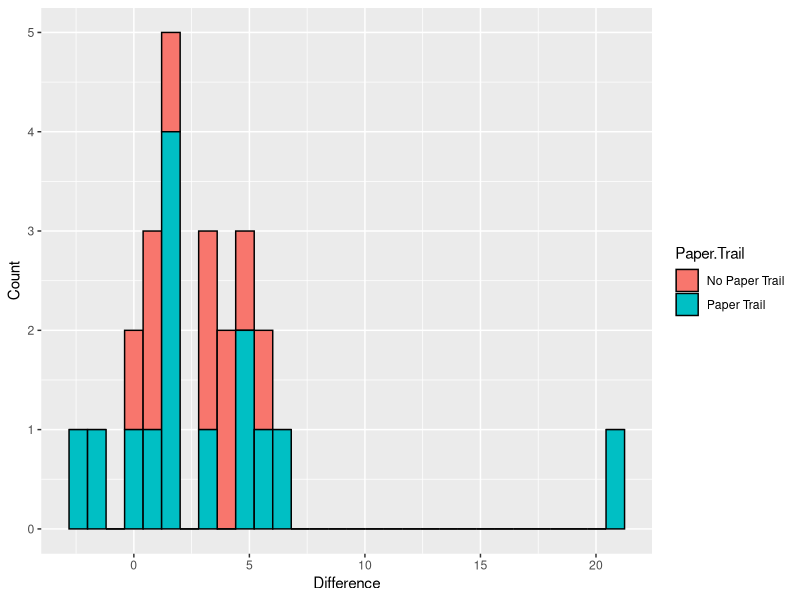
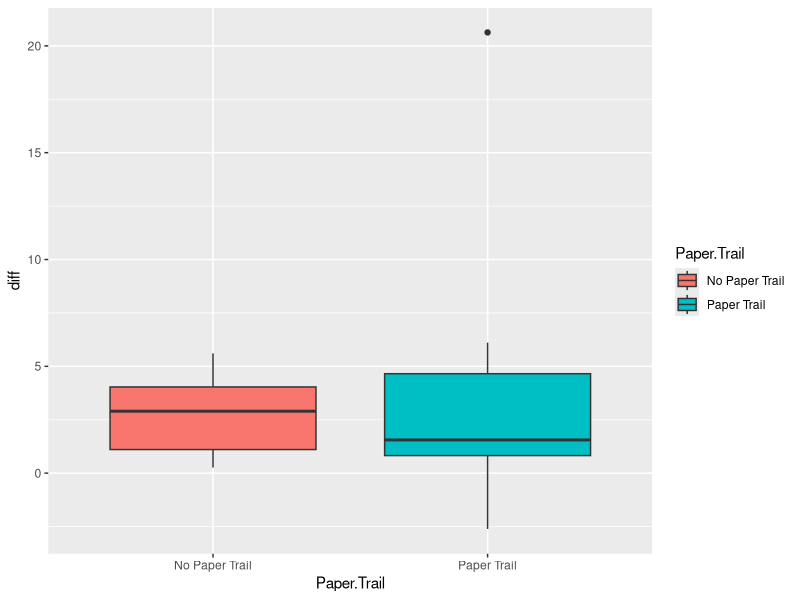
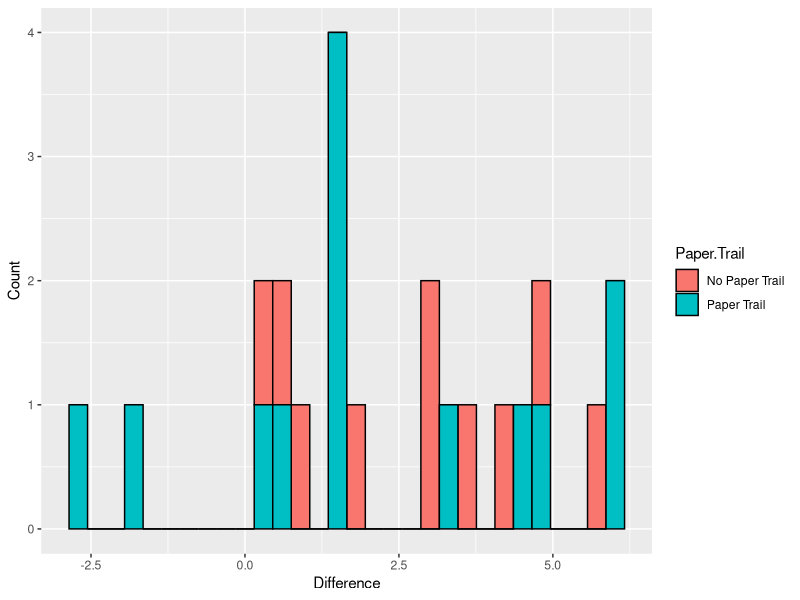
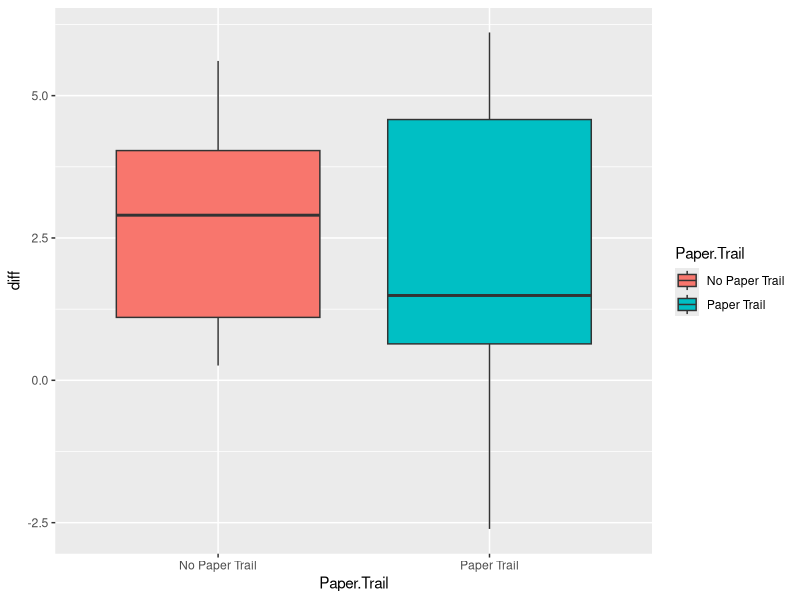
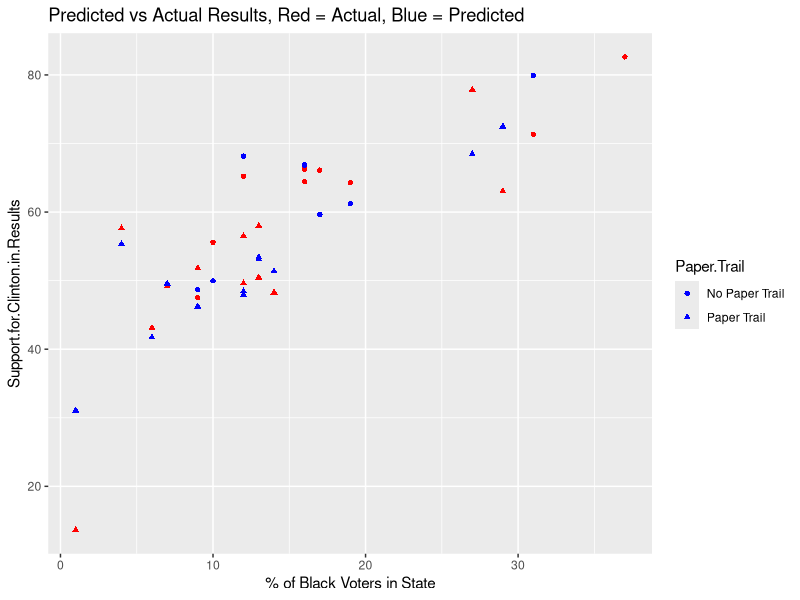

The R script that drew these images, in order:
## ---- chunk 1
ep<-read.csv('exit-polls.csv') #Read the data
head(ep) #Take a look see
## ---- chunk 2
ep$diff <- ep$Support.for.Clinton.in.Results - ep$Support.for.Clinton.in.Exit.Polls #Difference the two polling numbers
head(ep)
t.ep <- t.test(diff~Paper.Trail, data = ep) #Compare the means
t.ep #Overlap
## ---- chunk 3
library(ggplot2) #For pretty graphs! <3 u Hadley
ggplot(ep, aes(x = diff, fill = Paper.Trail)) + geom_histogram(color = 'black') + xlab('Difference') + ylab('Count') #Histogram
ggplot(ep, aes(y = diff, x = Paper.Trail, fill = Paper.Trail)) + geom_boxplot() #Boxplot
## ---- chunk 4
ep.no.az <- subset(ep, State != 'Arizona') #Leaving Arizona out
t.ep.2 <- t.test(diff ~ Paper.Trail, data = ep.no.az) #Redo
t.ep.2 #Nada

ggplot(ep.no.az, aes(x = diff, fill = Paper.Trail)) + geom_histogram(color = 'black') + xlab('Difference') + ylab('Count')
ggplot(ep.no.az, aes(y = diff, x = Paper.Trail, fill = Paper.Trail)) + geom_boxplot()
## ---- chunk 5
library(dplyr)
race.data <- read.csv('raw_data.csv', stringsAsFactors = FALSE) #Read the data
race.data[race.data == 'N/A'] <- NA #Turn missing data into a format R likes
race.data$Asian <- as.numeric(race.data$Asian) #Clean up
race.data$Two.Or.More.Races <- as.numeric(race.data$Two.Or.More.Races)
head(race.data)
race.data[,c('White','Black','Hispanic','Asian', 'Two.Or.More.Races')] <- race.data[,c('White','Black','Hispanic','Asian', 'Two.Or.More.Races')]*100 #Rescale so that the regression coefs are expressed as per one percentage point change
head(race.data)
combo.data <- left_join(ep, race.data, by=c('State'='Location')) #join
paper.only.mod<-lm(Support.for.Clinton.in.Results ~  Paper.Trail + Hispanic, data = combo.data) #OG model - blueness
summary(paper.only.mod) #Paper trail checks in 
## ---- chunk 6
fin.mod<-lm(Support.for.Clinton.in.Results ~  Paper.Trail + White + Black + Hispanic + Asian, data = combo.data, na.action = na.exclude) #refit
summary(fin.mod) #nada
combo.data$pred <- predict(fin.mod) 
ggplot(combo.data, aes(y = Support.for.Clinton.in.Results, x = Black, shape = Paper.Trail)) + geom_point(color = 'red') + geom_point(aes(y = pred, ), color = 'blue') + ggtitle("Predicted vs Actual Results, Red = Actual, Blue = Predicted") + xlab("% of Black Voters in State")
## ---- chunk 7
black.hispanic.mod<-lm(Support.for.Clinton.in.Results ~  Paper.Trail + White + Black + Hispanic, data = combo.data) #Another model
summary(black.hispanic.mod) #let's see
library(car)
vif(black.hispanic.mod)
## ---- chunk 8
black.hispanic.mod2<-lm(Support.for.Clinton.in.Results ~  Paper.Trail +  Black + Hispanic, data = combo.data) #Another model
summary(black.hispanic.mod2) #let's see
library(car)
vif(black.hispanic.mod2)
